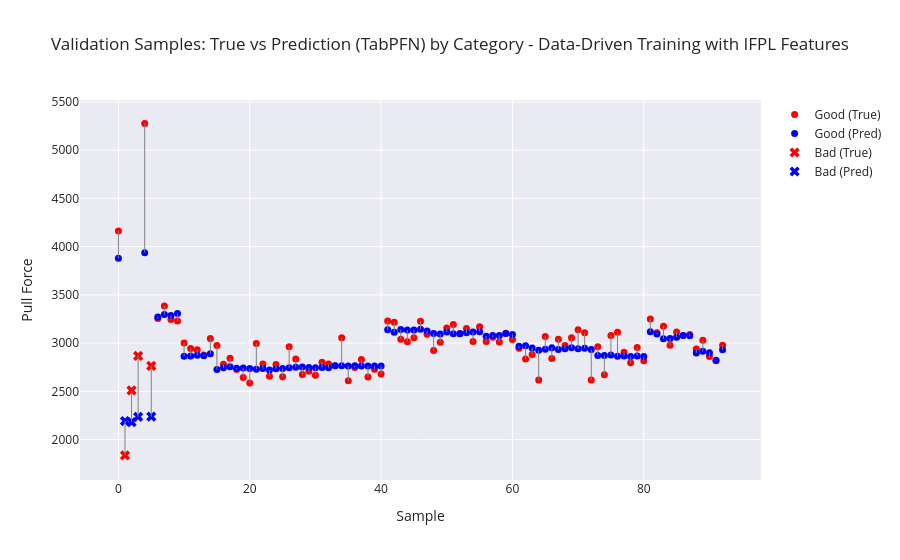

The code cell stored with this chart in its notebook:
### Markdown cell above
# Check Validation Data

### Code cell
# Category array (must be aligned with y_dev)
categories = dev_df.groupby("Sample ID")["Category"].first().values

plot_visualizer(
    true_vals=y_dev,
    pred_vals=predictions,
    categories=categories,
    title=f"Validation Samples: True vs Prediction ({model}) by Category - Data-Driven Training with IFPL Features"
)

### Figure 1 — Plotly figure (JSON) as saved in the notebook; plotly's stock layout.template omitted (floating-point values rounded to 4 significant figures)
{"data": [{"marker": {"color": "red", "size": 7, "symbol": "circle"}, "mode": "markers", "name": "Good (True)", "type": "scatter", "x": [0, 4, 6, 7, 8, 9, 10, 11, 12, 13, 14, 15, 16, 17, 18, 19, 20, 21, 22, 23, 24, 25, 26, 27, 28, 29, 30, 31, 32, 33, 34, 35, 36, 37, 38, 39, 40, 41, 42, 43, 44, 45, 46, 47, 48, 49, 50, 51, 52, 53, 54, 55, 56, 57, 58, 59, 60, 61, 62, 63, 64, 65, 66, 67, 68, 69, 70, 71, 72, 73, 74, 75, 76, 77, 78, 79, 80, 81, 82, 83, 84, 85, 86, 87, 88, 89, 90, 91, 92], "y": [4161.0, 5278.0, 3256.0, 3385.0, 3246.0, 3229.0, 3002.0, 2944.0, 2932.0, 2878.0, 3049.0, 2976.0, 2782.0, 2843.0, 2727.0, 2645.0, 2586.0, 2996.0, 2784.0, 2657.0, 2778.0, 2652.0, 2963.0, 2834.0, 2674.0, 2708.0, 2667.0, 2802.0, 2783.0, 2766.0, 3056.0, 2609.0, 2748.0, 2830.0, 2650.0, 2730.0, 2679.0, 3229.0, 3216.0, 3039.0, 3014.0, 3056.0, 3227.0, 3091.0, 2922.0, 3008.0, 3156.0, 3193.0, 3099.0, 3153.0, 3016.0, 3169.0, 3017.0, 3061.0, 3012.0, 3102.0, 3037.0, 2948.0, 2834.0, 2883.0, 2617.0, 3070.0, 2840.0, 3041.0, 2976.0, 3054.0, 3139.0, 3108.0, 2617.0, 2961.0, 2672.0, 3080.0, 3112.0, 2905.0, 2796.0, 2956.0, 2818.0, 3250.0, 3106.0, 3175.0, 2977.0, 3116.0, 3080.0, 3090.0, 2938.0, 3029.0, 2861.0, 2816.0, 2979.0]}, {"marker": {"color": "blue", "size": 7, "symbol": "circle"}, "mode": "markers", "name": "Good (Pred)", "type": "scatter", "x": [0, 4, 6, 7, 8, 9, 10, 11, 12, 13, 14, 15, 16, 17, 18, 19, 20, 21, 22, 23, 24, 25, 26, 27, 28, 29, 30, 31, 32, 33, 34, 35, 36, 37, 38, 39, 40, 41, 42, 43, 44, 45, 46, 47, 48, 49, 50, 51, 52, 53, 54, 55, 56, 57, 58, 59, 60, 61, 62, 63, 64, 65, 66, 67, 68, 69, 70, 71, 72, 73, 74, 75, 76, 77, 78, 79, 80, 81, 82, 83, 84, 85, 86, 87, 88, 89, 90, 91, 92], "y": [3879.0, 3938.0, 3270.0, 3296.0, 3285.0, 3306.0, 2864.0, 2866.0, 2875.0, 2869.0, 2889.0, 2726.0, 2745.0, 2756.0, 2740.0, 2741.0, 2736.0, 2729.0, 2738.0, 2722.0, 2735.0, 2737.0, 2745.0, 2749.0, 2751.0, 2747.0, 2745.0, 2746.0, 2745.0, 2766.0, 2766.0, 2763.0, 2765.0, 2763.0, 2762.0, 2764.0, 2763.0, 3137.0, 3112.0, 3141.0, 3136.0, 3136.0, 3143.0, 3124.0, 3101.0, 3094.0, 3116.0, 3096.0, 3096.0, 3107.0, 3116.0, 3118.0, 3072.0, 3079.0, 3080.0, 3100.0, 3090.0, 2967.0, 2971.0, 2950.0, 2925.0, 2936.0, 2953.0, 2934.0, 2942.0, 2951.0, 2941.0, 2946.0, 2934.0, 2873.0, 2871.0, 2877.0, 2865.0, 2865.0, 2863.0, 2867.0, 2861.0, 3119.0, 3095.0, 3045.0, 3048.0, 3062.0, 3080.0, 3077.0, 2899.0, 2916.0, 2900.0, 2822.0, 2932.0]}, {"marker": {"color": "red", "size": 9, "symbol": "x"}, "mode": "markers", "name": "Bad (True)", "type": "scatter", "x": [1, 2, 3, 5], "y": [1836.0, 2510.0, 2867.0, 2764.0]}, {"marker": {"color": "blue", "size": 9, "symbol": "x"}, "mode": "markers", "name": "Bad (Pred)", "type": "scatter", "x": [1, 2, 3, 5], "y": [2192.0, 2181.0, 2236.0, 2238.0]}, {"line": {"color": "gray", "width": 1}, "mode": "lines", "showlegend": false, "type": "scatter", "x": [0, 0], "y": [4161.0, 3879.0]}, {"line": {"color": "gray", "width": 1}, "mode": "lines", "showlegend": false, "type": "scatter", "x": [1, 1], "y": [1836.0, 2192.0]}, {"line": {"color": "gray", "width": 1}, "mode": "lines", "showlegend": false, "type": "scatter", "x": [2, 2], "y": [2510.0, 2181.0]}, {"line": {"color": "gray", "width": 1}, "mode": "lines", "showlegend": false, "type": "scatter", "x": [3, 3], "y": [2867.0, 2236.0]}, {"line": {"color": "gray", "width": 1}, "mode": "lines", "showlegend": false, "type": "scatter", "x": [4, 4], "y": [5278.0, 3938.0]}, {"line": {"color": "gray", "width": 1}, "mode": "lines", "showlegend": false, "type": "scatter", "x": [5, 5], "y": [2764.0, 2238.0]}, {"line": {"color": "gray", "width": 1}, "mode": "lines", "showlegend": false, "type": "scatter", "x": [6, 6], "y": [3256.0, 3270.0]}, {"line": {"color": "gray", "width": 1}, "mode": "lines", "showlegend": false, "type": "scatter", "x": [7, 7], "y": [3385.0, 3296.0]}, {"line": {"color": "gray", "width": 1}, "mode": "lines", "showlegend": false, "type": "scatter", "x": [8, 8], "y": [3246.0, 3285.0]}, {"line": {"color": "gray", "width": 1}, "mode": "lines", "showlegend": false, "type": "scatter", "x": [9, 9], "y": [3229.0, 3306.0]}, {"line": {"color": "gray", "width": 1}, "mode": "lines", "showlegend": false, "type": "scatter", "x": [10, 10], "y": [3002.0, 2864.0]}, {"line": {"color": "gray", "width": 1}, "mode": "lines", "showlegend": false, "type": "scatter", "x": [11, 11], "y": [2944.0, 2866.0]}, {"line": {"color": "gray", "width": 1}, "mode": "lines", "showlegend": false, "type": "scatter", "x": [12, 12], "y": [2932.0, 2875.0]}, {"line": {"color": "gray", "width": 1}, "mode": "lines", "showlegend": false, "type": "scatter", "x": [13, 13], "y": [2878.0, 2869.0]}, {"line": {"color": "gray", "width": 1}, "mode": "lines", "showlegend": false, "type": "scatter", "x": [14, 14], "y": [3049.0, 2889.0]}, {"line": {"color": "gray", "width": 1}, "mode": "lines", "showlegend": false, "type": "scatter", "x": [15, 15], "y": [2976.0, 2726.0]}, {"line": {"color": "gray", "width": 1}, "mode": "lines", "showlegend": false, "type": "scatter", "x": [16, 16], "y": [2782.0, 2745.0]}, {"line": {"color": "gray", "width": 1}, "mode": "lines", "showlegend": false, "type": "scatter", "x": [17, 17], "y": [2843.0, 2756.0]}, {"line": {"color": "gray", "width": 1}, "mode": "lines", "showlegend": false, "type": "scatter", "x": [18, 18], "y": [2727.0, 2740.0]}, {"line": {"color": "gray", "width": 1}, "mode": "lines", "showlegend": false, "type": "scatter", "x": [19, 19], "y": [2645.0, 2741.0]}, {"line": {"color": "gray", "width": 1}, "mode": "lines", "showlegend": false, "type": "scatter", "x": [20, 20], "y": [2586.0, 2736.0]}, {"line": {"color": "gray", "width": 1}, "mode": "lines", "showlegend": false, "type": "scatter", "x": [21, 21], "y": [2996.0, 2729.0]}, {"line": {"color": "gray", "width": 1}, "mode": "lines", "showlegend": false, "type": "scatter", "x": [22, 22], "y": [2784.0, 2738.0]}, {"line": {"color": "gray", "width": 1}, "mode": "lines", "showlegend": false, "type": "scatter", "x": [23, 23], "y": [2657.0, 2722.0]}, {"line": {"color": "gray", "width": 1}, "mode": "lines", "showlegend": false, "type": "scatter", "x": [24, 24], "y": [2778.0, 2735.0]}, {"line": {"color": "gray", "width": 1}, "mode": "lines", "showlegend": false, "type": "scatter", "x": [25, 25], "y": [2652, 2737.0]}, {"line": {"color": "gray", "width": 1}, "mode": "lines", "showlegend": false, "type": "scatter", "x": [26, 26], "y": [2963, 2745.0]}, {"line": {"color": "gray", "width": 1}, "mode": "lines", "showlegend": false, "type": "scatter", "x": [27, 27], "y": [2834.0, 2749.0]}, {"line": {"color": "gray", "width": 1}, "mode": "lines", "showlegend": false, "type": "scatter", "x": [28, 28], "y": [2674.0, 2751.0]}, {"line": {"color": "gray", "width": 1}, "mode": "lines", "showlegend": false, "type": "scatter", "x": [29, 29], "y": [2708.0, 2747.0]}, {"line": {"color": "gray", "width": 1}, "mode": "lines", "showlegend": false, "type": "scatter", "x": [30, 30], "y": [2667.0, 2745.0]}, {"line": {"color": "gray", "width": 1}, "mode": "lines", "showlegend": false, "type": "scatter", "x": [31, 31], "y": [2802.0, 2746.0]}, {"line": {"color": "gray", "width": 1}, "mode": "lines", "showlegend": false, "type": "scatter", "x": [32, 32], "y": [2783, 2745.0]}, {"line": {"color": "gray", "width": 1}, "mode": "lines", "showlegend": false, "type": "scatter", "x": [33, 33], "y": [2766.0, 2766.0]}, {"line": {"color": "gray", "width": 1}, "mode": "lines", "showlegend": false, "type": "scatter", "x": [34, 34], "y": [3056.0, 2766.0]}, {"line": {"color": "gray", "width": 1}, "mode": "lines", "showlegend": false, "type": "scatter", "x": [35, 35], "y": [2609.0, 2763.0]}, {"line": {"color": "gray", "width": 1}, "mode": "lines", "showlegend": false, "type": "scatter", "x": [36, 36], "y": [2748.0, 2765.0]}, {"line": {"color": "gray", "width": 1}, "mode": "lines", "showlegend": false, "type": "scatter", "x": [37, 37], "y": [2830, 2763.0]}, {"line": {"color": "gray", "width": 1}, "mode": "lines", "showlegend": false, "type": "scatter", "x": [38, 38], "y": [2650.0, 2762.0]}, {"line": {"color": "gray", "width": 1}, "mode": "lines", "showlegend": false, "type": "scatter", "x": [39, 39], "y": [2730.0, 2764.0]}, {"line": {"color": "gray", "width": 1}, "mode": "lines", "showlegend": false, "type": "scatter", "x": [40, 40], "y": [2679.0, 2763.0]}, {"line": {"color": "gray", "width": 1}, "mode": "lines", "showlegend": false, "type": "scatter", "x": [41, 41], "y": [3229.0, 3137.0]}, {"line": {"color": "gray", "width": 1}, "mode": "lines", "showlegend": false, "type": "scatter", "x": [42, 42], "y": [3216, 3112.0]}, {"line": {"color": "gray", "width": 1}, "mode": "lines", "showlegend": false, "type": "scatter", "x": [43, 43], "y": [3039, 3141.0]}, {"line": {"color": "gray", "width": 1}, "mode": "lines", "showlegend": false, "type": "scatter", "x": [44, 44], "y": [3014.0, 3136.0]}, {"line": {"color": "gray", "width": 1}, "mode": "lines", "showlegend": false, "type": "scatter", "x": [45, 45], "y": [3056.0, 3136.0]}, {"line": {"color": "gray", "width": 1}, "mode": "lines", "showlegend": false, "type": "scatter", "x": [46, 46], "y": [3227.0, 3143.0]}, {"line": {"color": "gray", "width": 1}, "mode": "lines", "showlegend": false, "type": "scatter", "x": [47, 47], "y": [3091, 3124.0]}, {"line": {"color": "gray", "width": 1}, "mode": "lines", "showlegend": false, "type": "scatter", "x": [48, 48], "y": [2922.0, 3101.0]}, {"line": {"color": "gray", "width": 1}, "mode": "lines", "showlegend": false, "type": "scatter", "x": [49, 49], "y": [3008.0, 3094.0]}, {"line": {"color": "gray", "width": 1}, "mode": "lines", "showlegend": false, "type": "scatter", "x": [50, 50], "y": [3156.0, 3116.0]}, {"line": {"color": "gray", "width": 1}, "mode": "lines", "showlegend": false, "type": "scatter", "x": [51, 51], "y": [3193.0, 3096.0]}, {"line": {"color": "gray", "width": 1}, "mode": "lines", "showlegend": false, "type": "scatter", "x": [52, 52], "y": [3099.0, 3096.0]}, {"line": {"color": "gray", "width": 1}, "mode": "lines", "showlegend": false, "type": "scatter", "x": [53, 53], "y": [3153.0, 3107.0]}, {"line": {"color": "gray", "width": 1}, "mode": "lines", "showlegend": false, "type": "scatter", "x": [54, 54], "y": [3016.0, 3116.0]}, {"line": {"color": "gray", "width": 1}, "mode": "lines", "showlegend": false, "type": "scatter", "x": [55, 55], "y": [3169.0, 3118.0]}, {"line": {"color": "gray", "width": 1}, "mode": "lines", "showlegend": false, "type": "scatter", "x": [56, 56], "y": [3017.0, 3072.0]}, {"line": {"color": "gray", "width": 1}, "mode": "lines", "showlegend": false, "type": "scatter", "x": [57, 57], "y": [3061.0, 3079.0]}, {"line": {"color": "gray", "width": 1}, "mode": "lines", "showlegend": false, "type": "scatter", "x": [58, 58], "y": [3012, 3080.0]}, {"line": {"color": "gray", "width": 1}, "mode": "lines", "showlegend": false, "type": "scatter", "x": [59, 59], "y": [3102.0, 3100.0]}, {"line": {"color": "gray", "width": 1}, "mode": "lines", "showlegend": false, "type": "scatter", "x": [60, 60], "y": [3037.0, 3090.0]}, {"line": {"color": "gray", "width": 1}, "mode": "lines", "showlegend": false, "type": "scatter", "x": [61, 61], "y": [2948, 2967.0]}, {"line": {"color": "gray", "width": 1}, "mode": "lines", "showlegend": false, "type": "scatter", "x": [62, 62], "y": [2834.0, 2971.0]}, {"line": {"color": "gray", "width": 1}, "mode": "lines", "showlegend": false, "type": "scatter", "x": [63, 63], "y": [2883.0, 2950.0]}, {"line": {"color": "gray", "width": 1}, "mode": "lines", "showlegend": false, "type": "scatter", "x": [64, 64], "y": [2617.0, 2925.0]}, {"line": {"color": "gray", "width": 1}, "mode": "lines", "showlegend": false, "type": "scatter", "x": [65, 65], "y": [3070.0, 2936.0]}, {"line": {"color": "gray", "width": 1}, "mode": "lines", "showlegend": false, "type": "scatter", "x": [66, 66], "y": [2840.0, 2953.0]}, {"line": {"color": "gray", "width": 1}, "mode": "lines", "showlegend": false, "type": "scatter", "x": [67, 67], "y": [3041.0, 2934.0]}, {"line": {"color": "gray", "width": 1}, "mode": "lines", "showlegend": false, "type": "scatter", "x": [68, 68], "y": [2976.0, 2942.0]}, {"line": {"color": "gray", "width": 1}, "mode": "lines", "showlegend": false, "type": "scatter", "x": [69, 69], "y": [3054.0, 2951.0]}, {"line": {"color": "gray", "width": 1}, "mode": "lines", "showlegend": false, "type": "scatter", "x": [70, 70], "y": [3139.0, 2941.0]}, {"line": {"color": "gray", "width": 1}, "mode": "lines", "showlegend": false, "type": "scatter", "x": [71, 71], "y": [3108.0, 2946.0]}, {"line": {"color": "gray", "width": 1}, "mode": "lines", "showlegend": false, "type": "scatter", "x": [72, 72], "y": [2617.0, 2934.0]}, {"line": {"color": "gray", "width": 1}, "mode": "lines", "showlegend": false, "type": "scatter", "x": [73, 73], "y": [2961.0, 2873.0]}, {"line": {"color": "gray", "width": 1}, "mode": "lines", "showlegend": false, "type": "scatter", "x": [74, 74], "y": [2672.0, 2871.0]}, {"line": {"color": "gray", "width": 1}, "mode": "lines", "showlegend": false, "type": "scatter", "x": [75, 75], "y": [3080.0, 2877.0]}, {"line": {"color": "gray", "width": 1}, "mode": "lines", "showlegend": false, "type": "scatter", "x": [76, 76], "y": [3112.0, 2865.0]}, {"line": {"color": "gray", "width": 1}, "mode": "lines", "showlegend": false, "type": "scatter", "x": [77, 77], "y": [2905, 2865.0]}, {"line": {"color": "gray", "width": 1}, "mode": "lines", "showlegend": false, "type": "scatter", "x": [78, 78], "y": [2796.0, 2863.0]}, {"line": {"color": "gray", "width": 1}, "mode": "lines", "showlegend": false, "type": "scatter", "x": [79, 79], "y": [2956.0, 2867.0]}, {"line": {"color": "gray", "width": 1}, "mode": "lines", "showlegend": false, "type": "scatter", "x": [80, 80], "y": [2818.0, 2861.0]}, {"line": {"color": "gray", "width": 1}, "mode": "lines", "showlegend": false, "type": "scatter", "x": [81, 81], "y": [3250.0, 3119.0]}, {"line": {"color": "gray", "width": 1}, "mode": "lines", "showlegend": false, "type": "scatter", "x": [82, 82], "y": [3106.0, 3095.0]}, {"line": {"color": "gray", "width": 1}, "mode": "lines", "showlegend": false, "type": "scatter", "x": [83, 83], "y": [3175.0, 3045.0]}, {"line": {"color": "gray", "width": 1}, "mode": "lines", "showlegend": false, "type": "scatter", "x": [84, 84], "y": [2977.0, 3048.0]}, {"line": {"color": "gray", "width": 1}, "mode": "lines", "showlegend": false, "type": "scatter", "x": [85, 85], "y": [3116.0, 3062.0]}, {"line": {"color": "gray", "width": 1}, "mode": "lines", "showlegend": false, "type": "scatter", "x": [86, 86], "y": [3080.0, 3080.0]}, {"line": {"color": "gray", "width": 1}, "mode": "lines", "showlegend": false, "type": "scatter", "x": [87, 87], "y": [3090.0, 3077.0]}, {"line": {"color": "gray", "width": 1}, "mode": "lines", "showlegend": false, "type": "scatter", "x": [88, 88], "y": [2938.0, 2899.0]}, {"line": {"color": "gray", "width": 1}, "mode": "lines", "showlegend": false, "type": "scatter", "x": [89, 89], "y": [3029.0, 2916.0]}, {"line": {"color": "gray", "width": 1}, "mode": "lines", "showlegend": false, "type": "scatter", "x": [90, 90], "y": [2861.0, 2900.0]}, {"line": {"color": "gray", "width": 1}, "mode": "lines", "showlegend": false, "type": "scatter", "x": [91, 91], "y": [2816.0, 2822.0]}, {"line": {"color": "gray", "width": 1}, "mode": "lines", "showlegend": false, "type": "scatter", "x": [92, 92], "y": [2979.0, 2932.0]}], "layout": {"title": {"text": "Validation Samples: True vs Prediction (TabPFN) by Category - Data-Driven Training with IFPL Features"}, "xaxis": {"title": {"text": "Sample"}}, "yaxis": {"title": {"text": "Pull Force"}}}}
